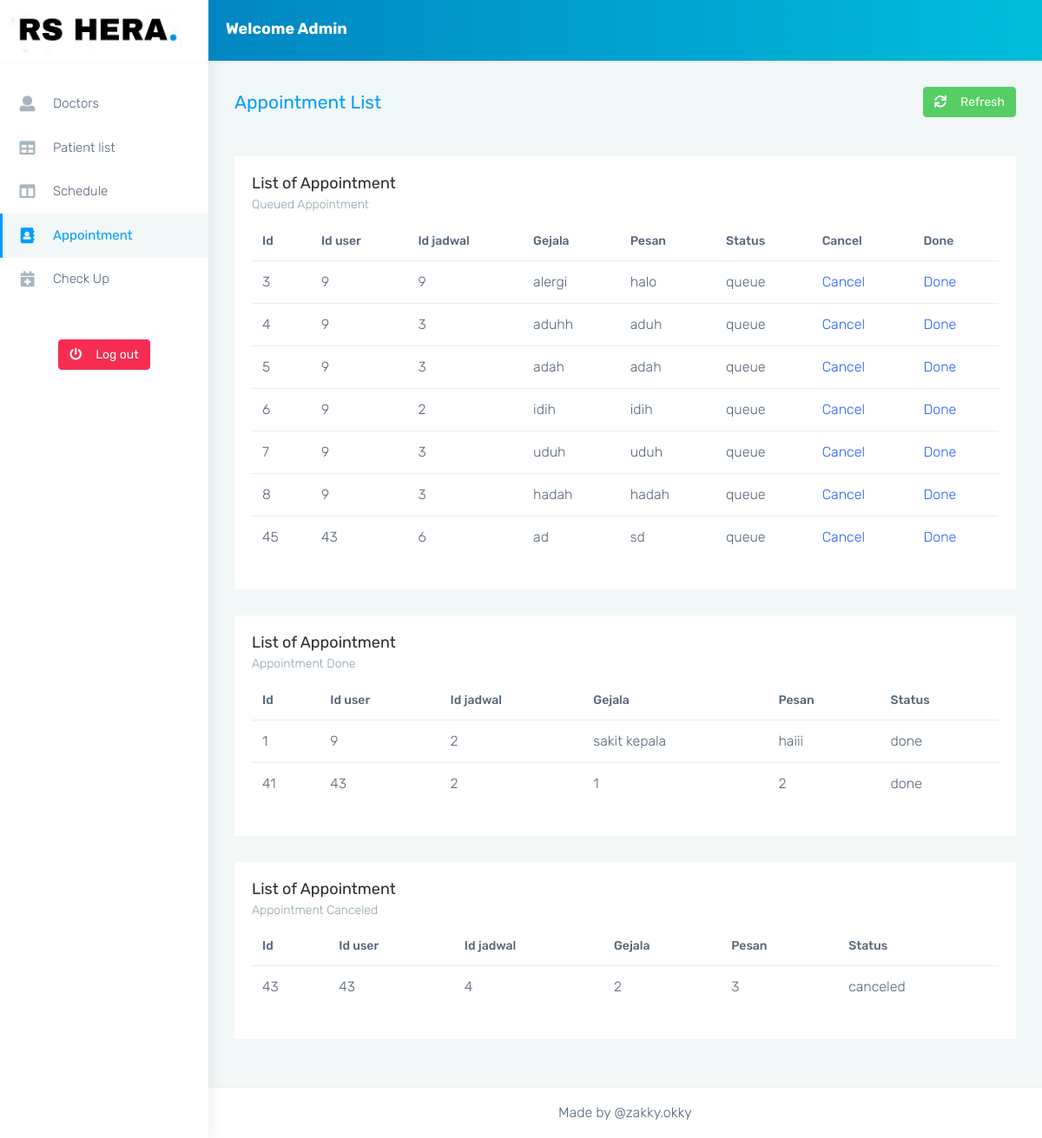
Page /admin/monster-html/appointment-page.php on the earlier database version.
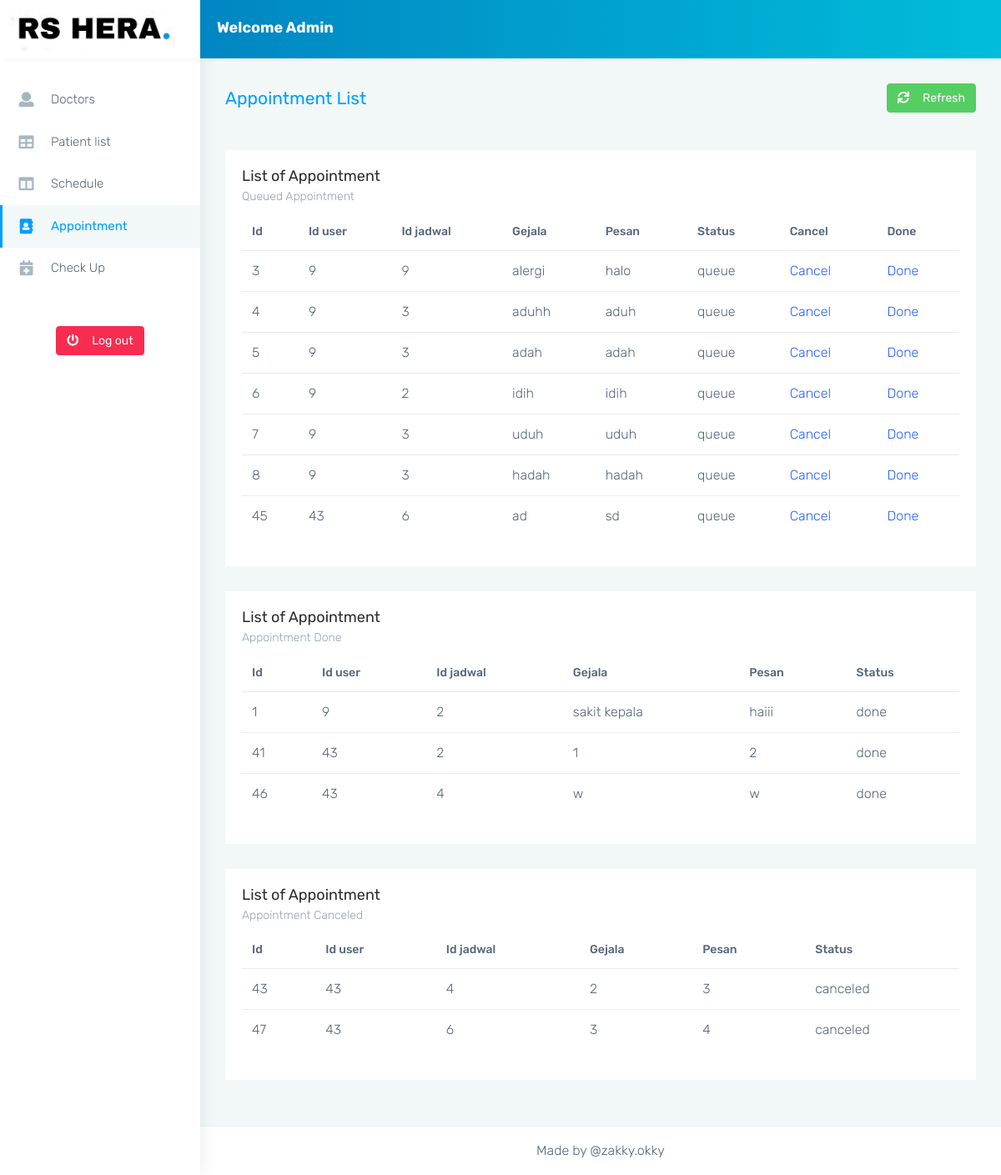
Same page on the later database version.
### tables this page shows
CREATE TABLE `appointment` (
  `id_pendaftaran` int(11) NOT NULL,
  `id_user` int(11) NOT NULL,
  `id_dokter` int(11) NOT NULL,
  `id_jadwal` int(11) NOT NULL,
  `gejala` varchar(256) NOT NULL,
  `pesan` varchar(256) NOT NULL,
  `pembayaran` varchar(255) NOT NULL,
  `status_janji` varchar(50) NOT NULL DEFAULT 'queue'
);

### admin/monster-html/appointment-page.php (the view, shortened to what this page needs)
<?php
include_once '../../includes/dbh.inc.php';
?>
<!DOCTYPE html>
<html dir="ltr" lang="en">
<head>
    <link href="css/style.min.css" rel="stylesheet">
</head>
<body>
    <div id="main-wrapper" data-layout="vertical" data-navbarbg="skin5" data-sidebartype="full" data-sidebar-position="absolute" data-header-position="absolute" data-boxed-layout="full">
        <header class="topbar" data-navbarbg="skin6">
            <nav class="navbar top-navbar navbar-expand-md navbar-dark">
                <div class="navbar-header" data-logobg="skin6">
                    <a class="navbar-brand" href="index.html">
                        <span class="logo-text">
                            <img src="../assets/images/logo-rss.JPG" alt="homepage" height="50px" width="200px" />
                        </span>
                    </a>
                </div>
                <div class="navbar-collapse collapse" id="navbarSupportedContent" data-navbarbg="skin5">
                    <ul class="navbar-nav mr-auto mt-md-0 ">
                        <li class="nav-item hidden-sm-down">
                            <div style="color: white; margin-left: 20px; margin-top: 5px">
                                <h4>Welcome Admin</h4>
                            </div>
                        </li>
                    </ul>
                    <ul class="navbar-nav">
                        <li class="nav-item dropdown">
                            <a class="nav-link dropdown-toggle waves-effect waves-dark" aria-haspopup="true" aria-expanded="false">
                            </a>
                        </li>
                    </ul>
                </div>
            </nav>
        </header>
        <aside class="left-sidebar" data-sidebarbg="skin6">
            <div class="scroll-sidebar">
                <nav class="sidebar-nav">
                    <ul id="sidebarnav">
                        <li class="sidebar-item"> <a class="sidebar-link waves-effect waves-dark sidebar-link" href="doctors-page.php" aria-expanded="false">
                                <i class="mr-3 fa fa-user" aria-hidden="true"></i><span class="hide-menu">Doctors</span></a>
                        </li>
                        <li class="sidebar-item"> <a class="sidebar-link waves-effect waves-dark sidebar-link" href="table-basic.php" aria-expanded="false"><i class="mr-3 fa fa-table" aria-hidden="true"></i><span class="hide-menu">Patient list</span></a></li>
                        <li class="sidebar-item"> <a class="sidebar-link waves-effect waves-dark sidebar-link" href="pages-blank.php" aria-expanded="false"><i class="mr-3 fa fa-columns" aria-hidden="true"></i><span class="hide-menu">Schedule</span></a></li>
                        <li class="sidebar-item"> <a class="sidebar-link waves-effect waves-dark sidebar-link" href="appointment-page.php" aria-expanded="false"><i class="mr-3 fas fa-address-book" aria-hidden="true"></i><span class="hide-menu">Appointment</span></a></li>
                        <li class="sidebar-item"> <a class="sidebar-link waves-effect waves-dark sidebar-link" href="checkup-page.php" aria-expanded="false"><i class="mr-3 fas fa-calendar-plus" aria-hidden="true"></i><span class="hide-menu">Check Up</span></a></li>
                        <li class="text-center p-20 upgrade-btn">
                            <a href="../../index.php" class="btn btn-danger text-white mt-4" target="_blank"><i class="mr-3 fas fa-power-off" aria-hidden="true"></i>Log out
                            </a>
                        </li>
                    </ul>
                </nav>
            </div>
        </aside>
        <div class="page-wrapper">
            <div class="page-breadcrumb">
                <div class="row align-items-center">
                    <div class="col-md-6 col-8 align-self-center">
                        <h3 class="page-title mb-0 p-0">Appointment List</h3>
                    </div>
                    <div class="col-md-6 col-4 align-self-center">
                        <div class="text-right upgrade-btn">
                            <a onClick="window.location.reload();" class="btn btn-success d-none d-md-inline-block text-white"><i class="mr-3 fas fa-sync"></i>Refresh
                            </a>
                        </div>
                    </div>
                </div>
            </div>
            <div class="container-fluid">
                <div class="row">
                    <div class="col-sm-12">
                        <div class="card">
                            <div class="card-body">
                                <h4 class="card-title">List of Appointment</h4>
                                <h6 class="card-subtitle">Queued Appointment</h6>
                                <div class="table-responsive">
                                    <table class="table user-table no-wrap">
                                        <thead>
                                            <tr>
                                                <th class="border-top-0">Id</th>
                                                <th class="border-top-0">Id user</th>
                                                <th class="border-top-0">Id jadwal</th>
                                                <th class="border-top-0">Gejala</th>
                                                <th class="border-top-0">Pesan</th>
                                                <th class="border-top-0">Status</th>
                                                <th class="border-top-0">Cancel</th>
                                                <th class="border-top-0">Done</th>
                                            </tr>
                                        </thead>
                                        <tbody>
                                            <?php
                                            $result1 = mysqli_query($conn, "SELECT * FROM appointment WHERE status_janji = 'queue'");
                                            while ($rows1 = mysqli_fetch_assoc($result1)) {
                                                echo "<tr>";
                                                echo "<td>" . $rows1['id_pendaftaran'] . "</td>";
                                                echo "<td>" . $rows1['id_user'] . "</td>";
                                                echo "<td>" . $rows1['id_jadwal'] . "</td>";
                                                echo "<td>" . $rows1['gejala'] . "</td>";
                                                echo "<td>" . $rows1['pesan'] . "</td>";
                                                echo "<td>" . $rows1['status_janji'] . "</td>";
                                                echo "<td><a href='../../includes/cancel-appointment.inc.php?id=$rows1[id_pendaftaran]'>Cancel</a></td>";
                                                echo "<td><a href='../../includes/change-appointment.inc.php?id=$rows1[id_pendaftaran]'>Done</a></td>";
                                                echo "</tr>";
                                            }
                                            ?>
                                        </tbody>
                                    </table>
                                </div>
                            </div>
                        </div>
                    </div>
                </div>
                <div class="row">
                    <div class="col-sm-12">
                        <div class="card">
                            <div class="card-body">
                                <h4 class="card-title">List of Appointment</h4>
                                <h6 class="card-subtitle">Appointment Done</h6>
                                <div class="table-responsive">
                                    <table class="table user-table no-wrap">
                                        <thead>
                                            <tr>
                                                <th class="border-top-0">Id</th>
                                                <th class="border-top-0">Id user</th>
                                                <th class="border-top-0">Id jadwal</th>
                                                <th class="border-top-0">Gejala</th>
                                                <th class="border-top-0">Pesan</th>
                                                <th class="border-top-0">Status</th>
                                            </tr>
                                        </thead>
                                        <tbody>
                                            <?php
                                            $result1 = mysqli_query($conn, "SELECT * FROM appointment WHERE status_janji = 'done'");
                                            while ($rows1 = mysqli_fetch_assoc($result1)) {
                                                echo "<tr>";
                                                echo "<td>" . $rows1['id_pendaftaran'] . "</td>";
                                                echo "<td>" . $rows1['id_user'] . "</td>";
                                                echo "<td>" . $rows1['id_jadwal'] . "</td>";
                                                echo "<td>" . $rows1['gejala'] . "</td>";
                                                echo "<td>" . $rows1['pesan'] . "</td>";
                                                echo "<td>" . $rows1['status_janji'] . "</td>";
                                                echo "</tr>";
                                            }
                                            ?>
                                        </tbody>
                                    </table>
                                </div>
                            </div>
                        </div>
                    </div>
                </div>
                <div class="row">
                    <div class="col-sm-12">
                        <div class="card">
                            <div class="card-body">
                                <h4 class="card-title">List of Appointment</h4>
                                <h6 class="card-subtitle">Appointment Canceled</h6>
                                <div class="table-responsive">
                                    <table class="table user-table no-wrap">
                                        <thead>
                                            <tr>
                                                <th class="border-top-0">Id</th>
                                                <th class="border-top-0">Id user</th>
                                                <th class="border-top-0">Id jadwal</th>
                                                <th class="border-top-0">Gejala</th>
                                                <th class="border-top-0">Pesan</th>
                                                <th class="border-top-0">Status</th>
                                            </tr>
                                        </thead>
                                        <tbody>
                                            <?php
                                            $result1 = mysqli_query($conn, "SELECT * FROM appointment WHERE status_janji = 'canceled'");
                                            while ($rows1 = mysqli_fetch_assoc($result1)) {
                                                echo "<tr>";
                                                echo "<td>" . $rows1['id_pendaftaran'] . "</td>";
                                                echo "<td>" . $rows1['id_user'] . "</td>";
                                                echo "<td>" . $rows1['id_jadwal'] . "</td>";
                                                echo "<td>" . $rows1['gejala'] . "</td>";
                                                echo "<td>" . $rows1['pesan'] . "</td>";
                                                echo "<td>" . $rows1['status_janji'] . "</td>";
                                                echo "</tr>";
                                            }
                                            ?>
                                        </tbody>
                                    </table>
                                </div>
                            </div>
                        </div>
                    </div>
                </div>
            </div>
            <footer class="footer text-center">
                Made by @zakky.okky</a>
            </footer>
        </div>
    </div>
</body>
</html>

Differences in the rows shown:
added appointment: id_pendaftaran "46", id_user "43", id_jadwal "4", gejala "w", pesan "w", status_janji "done", shown under "Appointment Done"
added appointment: id_pendaftaran "47", id_user "43", id_jadwal "6", gejala "3", pesan "4", status_janji "canceled", shown under "Appointment Canceled"
